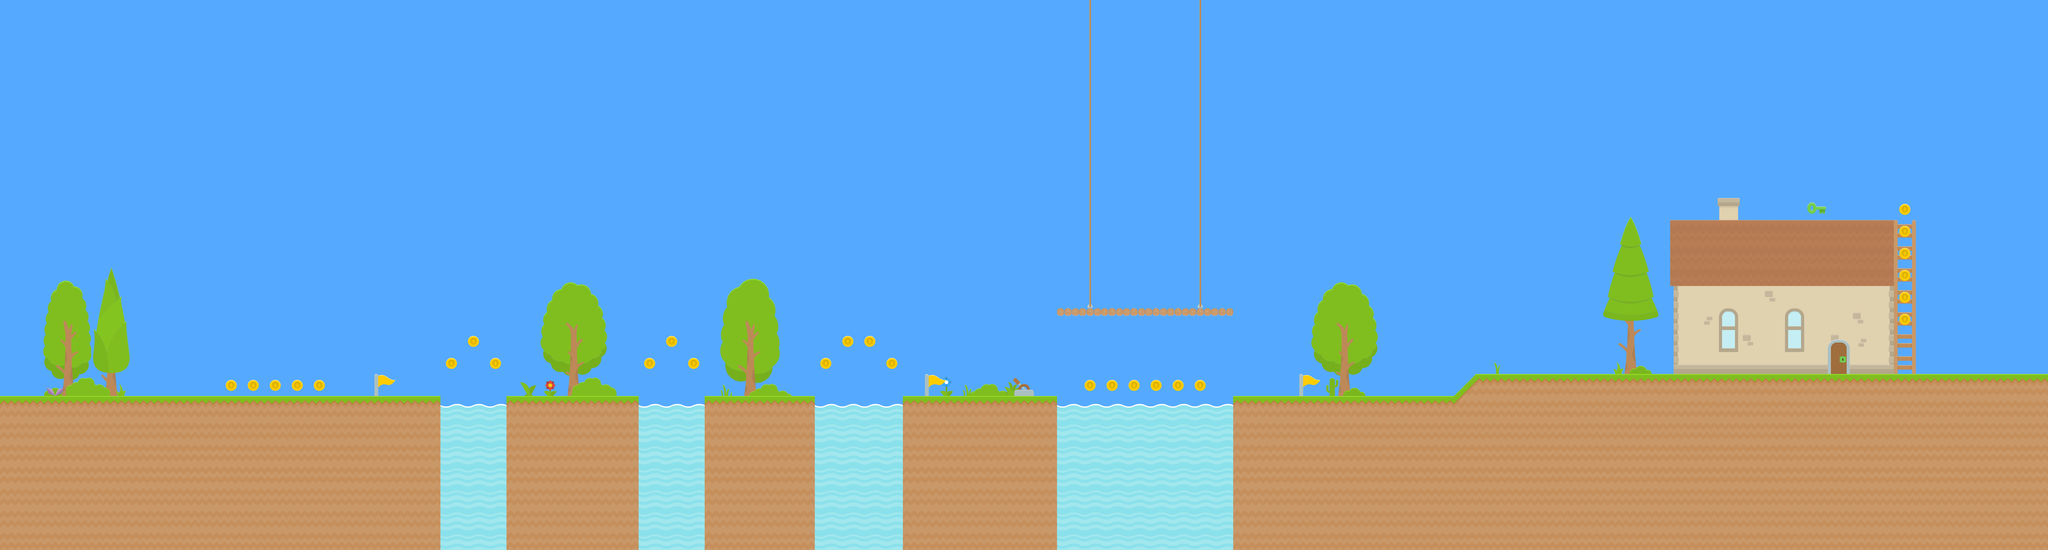

This game map was drawn from its Tiled (.tmx) file and the tilesets committed beside it. A one-line description and the trimmed map source follow:
An orthogonal 93x25 tile map with 70x70 px tiles, 7 tile layers (GroundBack, GroundMid, Builds Interior, Builds, ...), 6 tilesets and 33 objects (8x ground, 8x trigger, 4x character, 2x rope, 2x window, ...).

<map version="1.0" orientation="orthogonal" renderorder="right-up" width="93" height="25" tilewidth="70" tileheight="70" backgroundcolor="#55aaff" nextobjectid="50">
 <properties>
  <property name="background" value="background1.json" />
  <property name="music" value="Italian Mom.ogg" />
 </properties>
 <tileset firstgid="1" source="base.tsx" />
 <tileset firstgid="197" source="Items.tsx" />
 <tileset firstgid="295" source="GrassExtension.tsx" />
 <tileset firstgid="337" source="Builds.tsx" />
 <tileset firstgid="435" name="springTrees" tilewidth="70" tileheight="70" tilecount="288" columns="12">
  <image source="resources/springTrees.png" width="840" height="1680" />
 </tileset>
 <tileset firstgid="723" name="foliage1" tilewidth="70" tileheight="70" tilecount="75" columns="15">
  <image source="resources/foliage1.png" width="1050" height="350" />
 </tileset>
 <layer name="GroundBack" width="93" height="25">
  <data>[2325 cells, 800 non-empty, 105 distinct tile ids]</data>
 </layer>
 <layer name="GroundMid" width="93" height="25">
  <data>[2325 cells, 41 non-empty, 37 distinct tile ids]</data>
 </layer>
 <layer name="Builds Interior" width="93" height="25">
  <data>[2325 cells, 3 non-empty, 3 distinct tile ids]</data>
 </layer>
 <layer name="Builds" width="93" height="25">
  <data>[2325 cells, 76 non-empty, 14 distinct tile ids]</data>
 </layer>
 <layer name="Builds Front" width="93" height="25">
  <data>[2325 cells, 10 non-empty, 8 distinct tile ids]</data>
 </layer>
 <layer name="Items" width="93" height="25">
  <data>[2325 cells, 48 non-empty, 8 distinct tile ids]</data>
 </layer>
 <layer name="Coins" width="93" height="25">
  <data>[2325 cells, 27 non-empty, 1 distinct tile ids]</data>
 </layer>
 <objectgroup name="Interior Objects" />
 <objectgroup name="Objects">
  <object id="1" name="MOM" type="character" x="5040" y="1050" width="70" height="140">
   <properties>
    <property name="conversations" value="M1" />
    <property name="name" value="MOM" />
   </properties>
  </object>
  <object id="12" type="ground" x="0" y="1260" width="1400" height="490">
   <properties>
    <property name="shape" type="int" value="0" />
   </properties>
  </object>
  <object id="13" type="ground" x="1610" y="1260" width="420" height="490">
   <properties>
    <property name="shape" type="int" value="0" />
   </properties>
  </object>
  <object id="14" type="ground" x="2240" y="1260" width="350" height="490">
   <properties>
    <property name="shape" type="int" value="0" />
   </properties>
  </object>
  <object id="15" type="ground" x="2870" y="1260" width="490" height="490">
   <properties>
    <property name="shape" type="int" value="0" />
   </properties>
  </object>
  <object id="16" type="ground" x="3920" y="1260" width="700" height="70">
   <properties>
    <property name="shape" type="int" value="0" />
   </properties>
  </object>
  <object id="17" type="wall" x="3920" y="1330" width="70" height="420" />
  <object id="18" type="ground" x="4690" y="1190" width="1820" height="70">
   <properties>
    <property name="shape" type="int" value="0" />
   </properties>
  </object>
  <object id="19" type="ground" x="4542" y="1328">
   <properties>
    <property name="shape" type="int" value="1" />
   </properties>
   <polygon points="0,0 148,-138 148,2" />
  </object>
  <object id="20" name="VAL" type="character" x="490" y="1120" width="70" height="140">
   <properties>
    <property name="name" value="VAL" />
   </properties>
  </object>
  <object id="24" type="trigger" x="1400" y="1306" width="210" height="444">
   <properties>
    <property name="action" value="die" />
   </properties>
  </object>
  <object id="26" type="trigger" x="2030" y="1306" width="210" height="444">
   <properties>
    <property name="action" value="die" />
   </properties>
  </object>
  <object id="27" type="trigger" x="2590" y="1305.33" width="280" height="444.667">
   <properties>
    <property name="action" value="die" />
   </properties>
  </object>
  <object id="28" type="trigger" x="3360" y="1308.48" width="560" height="441.515">
   <properties>
    <property name="action" value="die" />
   </properties>
  </object>
  <object id="29" type="ladder" x="6032.67" y="700" width="44.6667" height="490" />
  <object id="31" type="rope" x="3430" y="0" width="70" height="980">
   <properties>
    <property name="number" type="int" value="1" />
    <property name="target" value="0,-4,0,4" />
   </properties>
  </object>
  <object id="33" type="rope" x="3780" y="0" width="70" height="980">
   <properties>
    <property name="number" type="int" value="1" />
    <property name="target" value="0,-4,0,4" />
   </properties>
  </object>
  <object id="34" type="switch" x="3220" y="1190" width="70" height="70">
   <properties>
    <property name="number" type="int" value="1" />
    <property name="object" value="bridge" />
   </properties>
  </object>
  <object id="36" type="trigger" x="1190" y="490" width="70" height="770">
   <properties>
    <property name="action" value="checkpoint" />
    <property name="number" type="int" value="1" />
   </properties>
  </object>
  <object id="37" type="trigger" x="490" y="490" width="70" height="770">
   <properties>
    <property name="action" value="checkpoint" />
    <property name="number" type="int" value="0" />
   </properties>
  </object>
  <object id="39" type="collectable" x="5740" y="630" width="70" height="70">
   <properties>
    <property name="captureTile" type="bool" value="true" />
    <property name="key" value="GREEN KEY" />
   </properties>
  </object>
  <object id="41" type="exit" x="5810" y="1080" width="70" height="110">
   <properties>
    <property name="key" value="GREEN KEY" />
   </properties>
  </object>
  <object id="42" type="trigger" x="4130" y="490" width="70" height="770">
   <properties>
    <property name="action" value="checkpoint" />
    <property name="number" type="int" value="3" />
   </properties>
  </object>
  <object id="43" type="ground" x="5310" y="700" width="710" height="14">
   <properties>
    <property name="shape" type="int" value="0" />
   </properties>
  </object>
  <object id="44" type="bridge" x="3360" y="980" width="560" height="26">
   <properties>
    <property name="number" type="int" value="1" />
    <property name="target" value="0,-4,0,4" />
   </properties>
  </object>
  <object id="45" type="trigger" x="2940" y="490" width="70" height="770">
   <properties>
    <property name="action" value="checkpoint" />
    <property name="number" type="int" value="2" />
   </properties>
  </object>
  <object id="48" name="GOMH" type="character" x="1120" y="1120" width="70" height="140">
   <properties>
    <property name="conversations" value="G1" />
    <property name="name" value="GOMH" />
   </properties>
  </object>
  <object id="49" name="PINKY" type="character" x="3080" y="1120" width="70" height="140">
   <properties>
    <property name="conversations" value="P1" />
    <property name="name" value="PINKY" />
   </properties>
  </object>
 </objectgroup>
 <objectgroup name="mockup" visible="0">
  <object id="4" name="window" x="5670" y="980" width="70" height="140" />
  <object id="5" name="puerta" x="5810" y="1050" width="70" height="140" />
  <object id="6" name="casa" x="5321.21" y="693.333" width="700" height="490" />
  <object id="9" name="window" x="5460" y="980" width="70" height="140" />
  <object id="10" name="techo" x="5250" y="700" width="840" height="210" />
 </objectgroup>
</map>